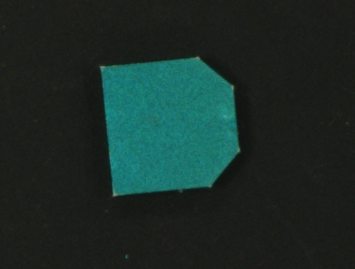
#> input picture python/org_muban/muban_2.bmp, 355 x 269 px, found by its file name
$ python new_new_shape.py
#> lines starting #> are read from the running program, lines starting #| are printed output that depends on the picture; after the words box and inside, x2 and y2 are one past the last pixel; in counts of white or black regions, pixels touching at a corner belong together; long printed decimals are rounded
import cv2
import numpy as np
import matplotlib.pyplot as plt
from scipy.optimize import minimize


def shape_context_matching(img1, img2, n_points=100):
    import cv2
    import numpy as np
    import matplotlib.pyplot as plt
    from scipy.optimize import minimize
    from scipy.spatial.distance import directed_hausdorff

    def sample_contour_points(img, n):
        contours, _ = cv2.findContours(img, cv2.RETR_EXTERNAL, cv2.CHAIN_APPROX_NONE)
        cnt = max(contours, key=cv2.contourArea)
        idx = np.round(np.linspace(0, len(cnt) - 1, n)).astype(int)
        return cnt[idx, 0, :]

    def compute_centroid_mask_from_points(img_shape, points):
        mask = np.zeros(img_shape, dtype=np.uint8)
        cv2.drawContours(mask, [points.astype(np.int32)], -1, 255, thickness=-1)
        M = cv2.moments(mask)
        cx = M['m10'] / M['m00']
        cy = M['m01'] / M['m00']
        return np.array([cx, cy], dtype=np.float32)

    def transform_points(points, theta, scale):
        R = np.array([
            [np.cos(theta), -np.sin(theta)],
            [np.sin(theta),  np.cos(theta)]
        ])
        return scale * points @ R.T

    def hausdorff_distance(A, B):
        return max(directed_hausdorff(A, B)[0], directed_hausdorff(B, A)[0])

    def cost_function(params, src, dst):
        theta, scale = params
        transformed = transform_points(src, theta, scale)
        return hausdorff_distance(transformed, dst)

    # 提取轮廓点
    pts1 = sample_contour_points(img1, n_points).astype(np.float32)
    pts2 = sample_contour_points(img2, n_points).astype(np.float32)

    # 以绘制实心区域计算质心
    center1 = compute_centroid_mask_from_points(img1.shape, pts1)
    center2 = compute_centroid_mask_from_points(img2.shape, pts2)

    pts1_centered = pts1 - center1
    pts2_centered = pts2 - center2

    # 优化 scale 和角度 theta，保持质心对齐
    initial_params = [0.0, 1.0]
    bounds = [(-np.pi, np.pi), (0.8, 1.2)]
    result = minimize(cost_function, initial_params, args=(pts1_centered, pts2_centered), bounds=bounds)
    theta_opt, scale_opt = result.x

    # 应用最优变换并还原平移
    pts1_transformed = transform_points(pts1_centered, theta_opt, scale_opt) + center2

    # 可视化对齐前后结果
    plt.figure(figsize=(12, 5))

    plt.subplot(1, 2, 1)
    plt.title("Original Points")
    plt.scatter(pts1[:, 0], pts1[:, 1], c='blue', label='Template')
    plt.scatter(pts2[:, 0], pts2[:, 1], c='red', label='Target')
    plt.gca().invert_yaxis()
    plt.legend()

    plt.subplot(1, 2, 2)
    plt.title("Aligned Template")
    plt.scatter(pts1_transformed[:, 0], pts1_transformed[:, 1], c='green', label='Transformed Template')
    plt.scatter(pts2[:, 0], pts2[:, 1], c='red', label='Target')
    plt.gca().invert_yaxis()
    plt.legend()

    plt.tight_layout()
    plt.show()

    return pts1_transformed, pts2, theta_opt, scale_opt

if __name__ == '__main__':
    img1 = cv2.imread('org_muban\muban_2.bmp', 0)
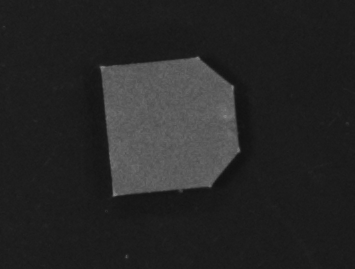
#> img1: shape (269, 355); min 16, max 136, mean 38.4
    M = cv2.getRotationMatrix2D((img1.shape[1]//2, img1.shape[0]//2), 80, 0.9)
    img2 = cv2.warpAffine(img1, M, (img1.shape[1], img1.shape[0]))
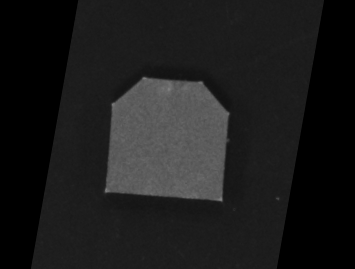
#> img2: shape (269, 355); min 0, max 129, mean 27.8
    # img2 = cv2.imread('target.png', 0)
    _, bin1 = cv2.threshold(img1, 127, 255, cv2.THRESH_BINARY+cv2.THRESH_OTSU)
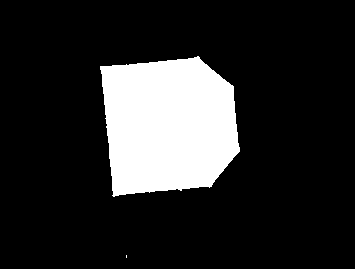
#> bin1: shape (269, 355); 16.6% white; 2 white regions (1 under 20 px), largest, box (x1, y1, x2, y2) and area: (100, 56, 240, 197) 15806
    _, bin2 = cv2.threshold(img2, 127, 255, cv2.THRESH_BINARY+cv2.THRESH_OTSU)
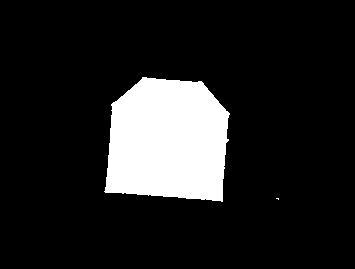
#> bin2: shape (269, 355); 13.5% white; 2 white regions (1 under 20 px)

    # 方法一：Shape Context 匹配点对并可视化
    _,_,theta_opt,scale_opt = shape_context_matching(bin1, bin2)
#> in sample_contour_points, `contours, _ = cv2.findContours(img, cv2.RETR_EXTERNAL, cv2.CHAIN_APPRO..`: contours = 2 contours, 1 with area under 20; largest, box (x1, y1, x2, y2) and area: (100, 56, 240, 197) 15574
#> in sample_contour_points, `cnt = max(contours, key=cv2.contourArea)`: cnt = contour of 463 points, box (x1, y1, x2, y2) (100, 56, 240, 197), area 15574
#> in sample_contour_points, `idx = np.round(np.linspace(0, len(cnt) - 1, n)).astype(int)`: idx = 100 values from 0 to 462
#> in shape_context_matching, `pts1 = sample_contour_points(img1, n_points).astype(np.float32)`: pts1 = 100 pairs, first value 100 to 239, second value 56 to 195
#> in sample_contour_points (call 2), `contours, _ = cv2.findContours(img, cv2.RETR_EXTERNAL, cv2.CHAIN_APPRO..`: contours = 2 contours, 1 with area under 20; largest, box (x1, y1, x2, y2) and area: (104, 77, 230, 202) 12658
#> in shape_context_matching, `pts2 = sample_contour_points(img2, n_points).astype(np.float32)`: pts2 = 100 pairs, first value 105 to 228, second value 77 to 201
#> in compute_centroid_mask_from_points, `cv2.drawContours(mask, [points.astype(np.int32)], -1, 255, thickness=-1)`: mask: shape (269, 355); 16.6% white; 1 white region, box (x1, y1, x2, y2) and area: (100, 56, 240, 196) 15821
#> in compute_centroid_mask_from_points, `M = cv2.moments(mask)`: M = moments, m00 4034355, centre m10/m00, m01/m00 = (167.6, 124.9)
#> in compute_centroid_mask_from_points, `cx = M['m10'] / M['m00']`: cx = 167.6
#> in compute_centroid_mask_from_points, `cy = M['m01'] / M['m00']`: cy = 124.9
#> in shape_context_matching, `center1 = compute_centroid_mask_from_points(img1.shape, pts1)`: center1 = [167.6, 124.9]
#> in compute_centroid_mask_from_points (call 2), `cv2.drawContours(mask, [points.astype(np.int32)], -1, 255, thickness=-1)`: mask: shape (269, 355); 13.5% white; 1 white region, box (x1, y1, x2, y2) and area: (105, 77, 229, 202) 12850
#> in shape_context_matching, `center2 = compute_centroid_mask_from_points(img2.shape, pts2)`: center2 = [167.5, 140.9]
#> in shape_context_matching, `pts1_centered = pts1 - center1`: pts1_centered = 100 pairs, first value -67.62 to 71.38, second value -68.95 to 70.05
#> in shape_context_matching, `pts2_centered = pts2 - center2`: pts2_centered = 100 pairs, first value -62.53 to 60.47, second value -63.95 to 60.05
#> in shape_context_matching, `result = minimize(cost_function, initial_params, args=(pts1_centered, ..`: result = 10 items
#> in shape_context_matching, `theta_opt, scale_opt = result.x`: theta_opt = -3.14; scale_opt = 1
#> in shape_context_matching, `pts1_transformed = transform_points(pts1_centered, theta_opt, scale_op..`: pts1_transformed = 100 pairs, first value 96.14 to 235.1, second value 70.89 to 209.9
#> in shape_context_matching, `plt.show()`:
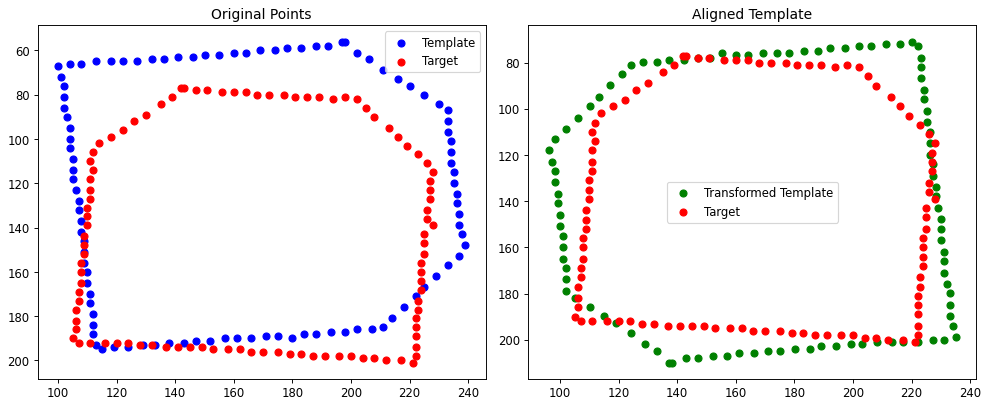
#> figure drawn by matplotlib, 2 panels
#> theta_opt = -3.14; scale_opt = 1
    print(theta_opt,scale_opt)
#| -3.142 1.0

$ run again, with python/org_muban/muban_1.bmp copied over python/org_muban/muban_2.bmp
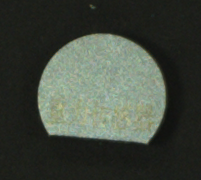
#> input picture python/org_muban/muban_1.bmp, 201 x 180 px, found by its file name
#> `_, bin1 = cv2.threshold(img1, 127, 255, cv2.THRESH_BINARY+cv2.THRESH_O..`:
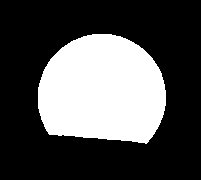
#> bin1: shape (180, 201); 31.3% white; 1 white region, box (x1, y1, x2, y2) and area: (38, 34, 166, 144) 11321
#> bin2: shape (180, 201); 25.4% white; 1 white region
#> contours = 1 contour; box (x1, y1, x2, y2) and area: (38, 34, 166, 144) 11140
#> cnt = contour of 359 points, box (x1, y1, x2, y2) (38, 34, 166, 144), area 11140
#> idx = 100 values from 0 to 358
#> pts1 = 100 pairs, first value 38 to 165, second value 34 to 143
#> contours = 1 contour; box (x1, y1, x2, y2) and area: (49, 33, 155, 148) 9032
#> pts2 = 100 pairs, first value 49 to 154, second value 33 to 147
#> mask: shape (180, 201); 31.3% white; 1 white region, box (x1, y1, x2, y2) and area: (38, 34, 166, 144) 11307
#> in compute_centroid_mask_from_points, `M = cv2.moments(mask)`: M = moments, m00 2883285, centre m10/m00, m01/m00 = (101.9, 90.32)
#> cx = 101.9
#> cy = 90.32
#> center1 = [101.9, 90.32]
#> mask: shape (180, 201); 25.4% white; 1 white region, box (x1, y1, x2, y2) and area: (49, 33, 155, 148) 9182
#> center2 = [100.6, 88.32]
#> pts1_centered = 100 pairs, first value -63.9 to 63.1, second value -56.32 to 52.68
#> pts2_centered = 100 pairs, first value -51.61 to 53.39, second value -55.32 to 58.68
#> result = 10 items
#> in shape_context_matching, `theta_opt, scale_opt = result.x`: theta_opt = -3.14; scale_opt = 1
#> pts1_transformed = 100 pairs, first value 37.51 to 164.5, second value 35.64 to 144.6
#> in shape_context_matching, `plt.show()`:
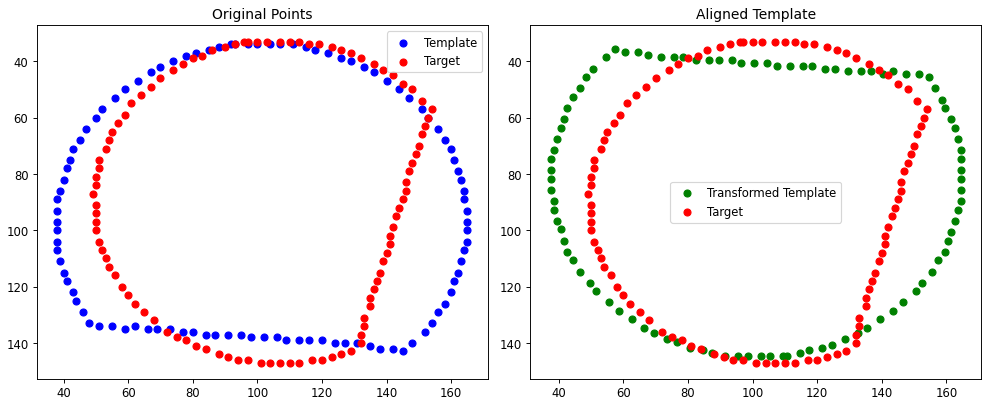
#> figure drawn by matplotlib, 2 panels
#> `_,_,theta_opt,scale_opt = shape_context_matching(bin1, bin2)`: theta_opt = -3.14; scale_opt = 1
#| -3.142 1.0

$ run again, with python/org_muban/muban_3.bmp copied over python/org_muban/muban_2.bmp
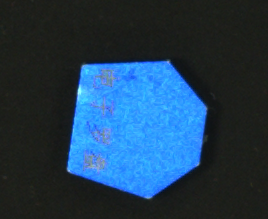
#> input picture python/org_muban/muban_3.bmp, 268 x 219 px, found by its file name
#> `_, bin1 = cv2.threshold(img1, 127, 255, cv2.THRESH_BINARY+cv2.THRESH_O..`:
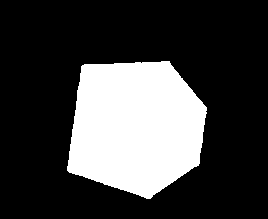
#> bin1: shape (219, 268); 25.4% white; 1 white region, box (x1, y1, x2, y2) and area: (67, 61, 207, 199) 14937
#> bin2: shape (219, 268); 20.7% white; 1 white region
#> contours = 1 contour; box (x1, y1, x2, y2) and area: (67, 61, 207, 199) 14722
#> cnt = contour of 429 points, box (x1, y1, x2, y2) (67, 61, 207, 199), area 14722
#> idx = 100 values from 0 to 428
#> pts1 = 100 pairs, first value 67 to 206, second value 61 to 198
#> contours = 1 contour; box (x1, y1, x2, y2) and area: (86, 45, 216, 179) 11935
#> pts2 = 100 pairs, first value 87 to 215, second value 45 to 178
#> mask: shape (219, 268); 25.4% white; 1 white region, box (x1, y1, x2, y2) and area: (67, 61, 207, 199) 14925
#> in compute_centroid_mask_from_points, `M = cv2.moments(mask)`: M = moments, m00 3805875, centre m10/m00, m01/m00 = (135.3, 126.3)
#> cx = 135.3
#> cy = 126.3
#> center1 = [135.3, 126.3]
#> mask: shape (219, 268); 20.6% white; 1 white region, box (x1, y1, x2, y2) and area: (87, 45, 216, 179) 12103
#> center2 = [149.5, 110.6]
#> pts1_centered = 100 pairs, first value -68.26 to 70.74, second value -65.3 to 71.7
#> pts2_centered = 100 pairs, first value -62.5 to 65.5, second value -65.62 to 67.38
#> result = 10 items
#> in shape_context_matching, `theta_opt, scale_opt = result.x`: theta_opt = -0.163; scale_opt = 1
#> pts1_transformed = 100 pairs, first value 86.12 to 218, second value 41.19 to 179.5
#> in shape_context_matching, `plt.show()`:
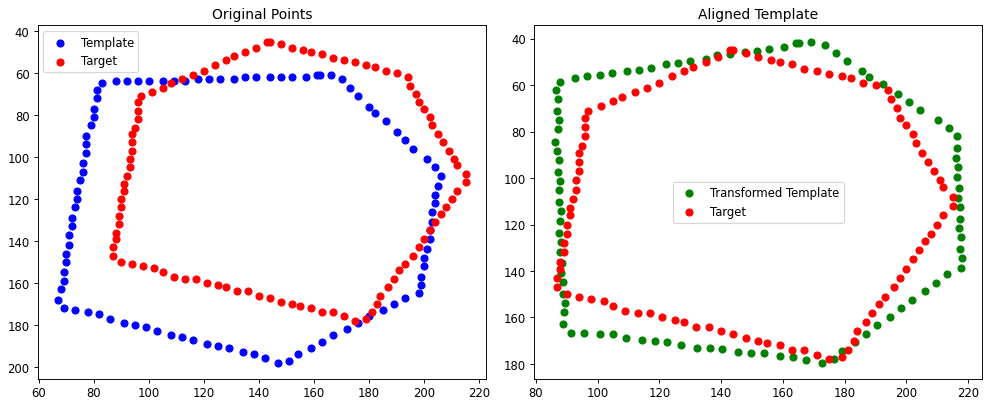
#> figure drawn by matplotlib, 2 panels
#> `_,_,theta_opt,scale_opt = shape_context_matching(bin1, bin2)`: theta_opt = -0.163; scale_opt = 1
#| -0.1632 1.0

$ run again, with python/org_muban/muban_4.bmp copied over python/org_muban/muban_2.bmp
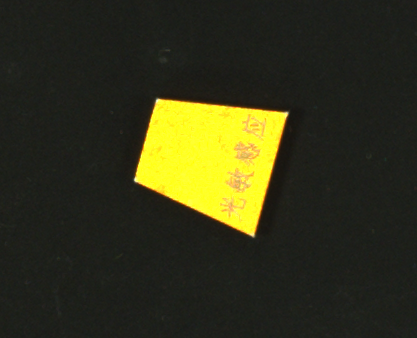
#> input picture python/org_muban/muban_4.bmp, 417 x 338 px, found by its file name
#> `_, bin1 = cv2.threshold(img1, 127, 255, cv2.THRESH_BINARY+cv2.THRESH_O..`:
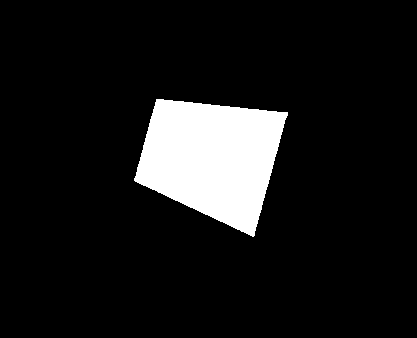
#> bin1: shape (338, 417); 9.9% white; 1 white region, box (x1, y1, x2, y2) and area: (134, 99, 288, 237) 13996
#> bin2: shape (338, 417); 8.1% white; 1 white region
#> contours = 1 contour; box (x1, y1, x2, y2) and area: (134, 99, 288, 237) 13768
#> cnt = contour of 455 points, box (x1, y1, x2, y2) (134, 99, 288, 237), area 13768
#> idx = 100 values from 0 to 454
#> pts1 = 100 pairs, first value 135 to 287, second value 99 to 235
#> contours = 1 contour; box (x1, y1, x2, y2) and area: (138, 90, 275, 237) 11174
#> pts2 = 100 pairs, first value 138 to 274, second value 90 to 236
#> mask: shape (338, 417); 9.9% white; 1 white region, box (x1, y1, x2, y2) and area: (135, 99, 288, 236) 13958
#> in compute_centroid_mask_from_points, `M = cv2.moments(mask)`: M = moments, m00 3559290, centre m10/m00, m01/m00 = (211.7, 158)
#> cx = 211.7
#> cy = 158
#> center1 = [211.7, 158]
#> mask: shape (338, 417); 8.1% white; 1 white region, box (x1, y1, x2, y2) and area: (138, 90, 275, 237) 11378
#> center2 = [198.8, 163.8]
#> pts1_centered = 100 pairs, first value -76.71 to 75.29, second value -59.02 to 76.98
#> pts2_centered = 100 pairs, first value -60.81 to 75.19, second value -73.78 to 72.22
#> result = 10 items
#> in shape_context_matching, `theta_opt, scale_opt = result.x`: theta_opt = 0.115; scale_opt = 1
#> pts1_transformed = 100 pairs, first value 120.4 to 278.6, second value 98.73 to 244.7
#> in shape_context_matching, `plt.show()`:
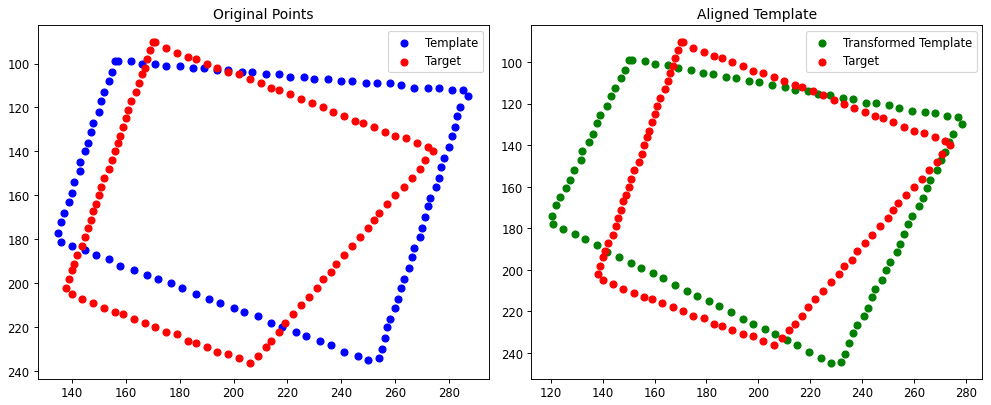
#> figure drawn by matplotlib, 2 panels
#> `_,_,theta_opt,scale_opt = shape_context_matching(bin1, bin2)`: theta_opt = 0.115; scale_opt = 1
#| 0.1155 1.0
